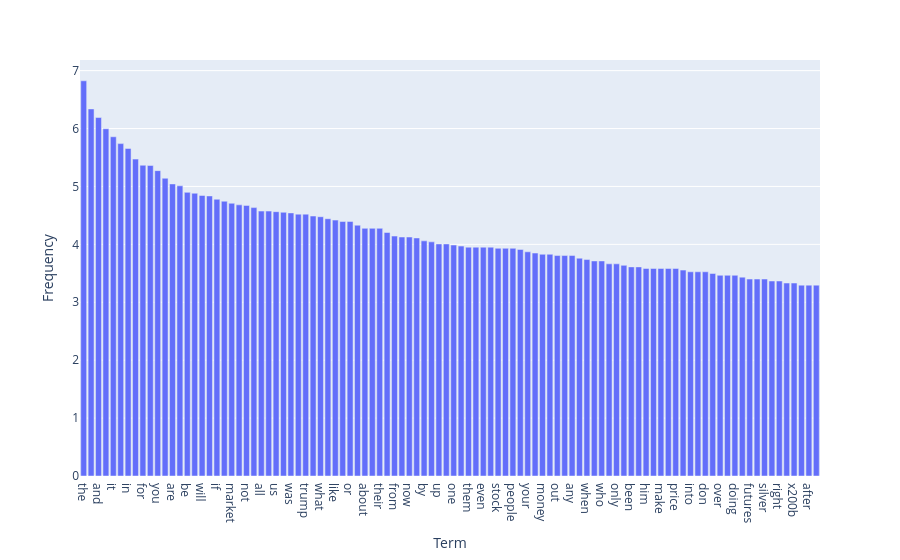

Here is the notebook cell this chart was saved with:
### Code cell
# Exercise 15:
import math
term_frequencies_log = [math.log(i) for i in term_frequencies]
# calculate term frequencies for all terms
all_terms = count_vect.get_feature_names_out()
df_freq = pd.DataFrame({
    'Term': all_terms,
    'Frequency': term_frequencies_log
})
# choose top 100 terms
df_sorted = df_freq.sort_values(by='Frequency', ascending=False).head(100)

fig = px.bar(
    data_frame=df_sorted,
    x='Term',
    y='Frequency',
    labels={'Term': 'Term', 'Frequency': 'Frequency'},
)

fig.show()

### Figure 1 — Plotly figure (JSON) as saved in the notebook; plotly's stock layout.template omitted (floating-point values rounded to 4 significant figures)
{"data": [{"hovertemplate": "Term=%{x}<br>Frequency=%{y}<extra></extra>", "legendgroup": "", "marker": {"color": "#636efa", "pattern": {"shape": ""}}, "name": "", "orientation": "v", "showlegend": false, "textposition": "auto", "type": "bar", "x": ["the", "to", "and", "is", "it", "of", "in", "that", "for", "this", "you", "on", "are", "they", "be", "he", "will", "with", "if", "as", "market", "but", "not", "so", "all", "have", "us", "just", "was", "at", "trump", "my", "what", "can", "like", "we", "or", "has", "about", "china", "their", "more", "from", "there", "now", "no", "by", "re", "up", "how", "one", "do", "them", "think", "even", "some", "stock", "his", "people", "going", "your", "an", "money", "good", "out", "would", "any", "see", "when", "than", "who", "tariffs", "only", "why", "been", "get", "him", "time", "make", "other", "price", "want", "into", "me", "don", "then", "over", "down", "doing", "could", "futures", "because", "silver", "company", "right", "still", "x200b", "day", "after", "years"], "xaxis": "x", "y": [6.824, 6.339, 6.19, 5.996, 5.858, 5.74, 5.656, 5.472, 5.366, 5.361, 5.273, 5.142, 5.043, 5.011, 4.898, 4.883, 4.844, 4.836, 4.779, 4.745, 4.71, 4.682, 4.673, 4.635, 4.575, 4.575, 4.564, 4.554, 4.543, 4.522, 4.522, 4.489, 4.477, 4.443, 4.419, 4.394, 4.394, 4.331, 4.277, 4.277, 4.277, 4.205, 4.143, 4.127, 4.127, 4.111, 4.06, 4.043, 4.007, 4.007, 3.989, 3.97, 3.951, 3.951, 3.951, 3.951, 3.932, 3.932, 3.932, 3.912, 3.871, 3.85, 3.829, 3.829, 3.807, 3.807, 3.807, 3.761, 3.738, 3.714, 3.714, 3.664, 3.664, 3.638, 3.611, 3.611, 3.584, 3.584, 3.584, 3.584, 3.584, 3.555, 3.526, 3.526, 3.526, 3.497, 3.466, 3.466, 3.466, 3.434, 3.401, 3.401, 3.401, 3.367, 3.367, 3.332, 3.332, 3.296, 3.296, 3.296], "yaxis": "y"}], "layout": {"barmode": "relative", "legend": {"tracegroupgap": 0}, "margin": {"t": 60}, "xaxis": {"anchor": "y", "domain": [0, 1], "title": {"text": "Term"}}, "yaxis": {"anchor": "x", "domain": [0, 1], "title": {"text": "Frequency"}}}}
